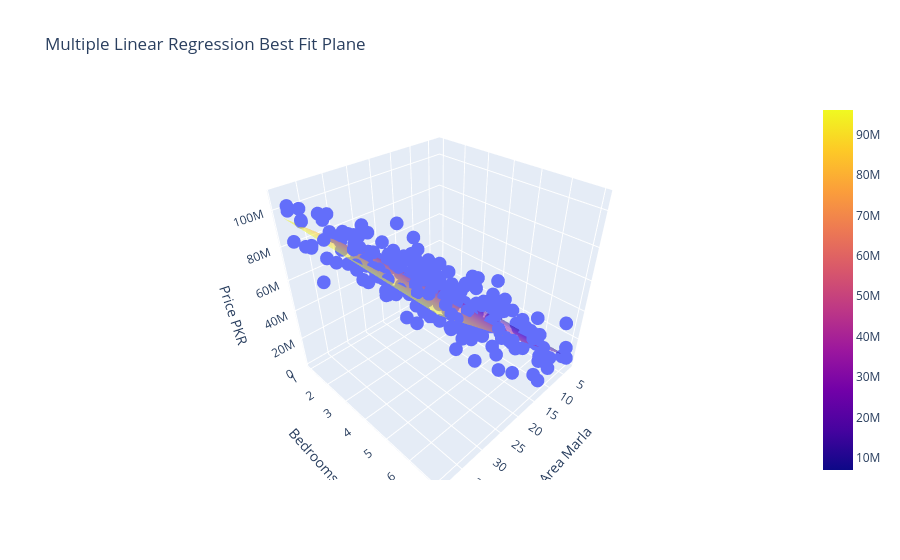

Write notebook code for a chart like this one.
### Code cell
import numpy as np
import plotly.graph_objects as go
from sklearn.linear_model import LinearRegression


# features select
X = df[['Area_Marla','Bedrooms']]
y = df['Price_PKR']


# model train
model = LinearRegression()
model.fit(X,y)


# data points
x1 = df['Area_Marla']
x2 = df['Bedrooms']


# create plane
x1_range = np.linspace(x1.min(), x1.max(), 20)
x2_range = np.linspace(x2.min(), x2.max(), 20)

x1_grid, x2_grid = np.meshgrid(x1_range,x2_range)


# prediction on plane
y_pred = model.predict(
    np.c_[x1_grid.ravel(), x2_grid.ravel()]
)

y_pred = y_pred.reshape(x1_grid.shape)


# plot
fig = go.Figure()


# actual houses
fig.add_trace(
    go.Scatter3d(
        x=x1,
        y=x2,
        z=y,
        mode='markers',
        name='Actual Prices'
    )
)


# regression plane
fig.add_trace(
    go.Surface(
        x=x1_grid,
        y=x2_grid,
        z=y_pred,
        opacity=0.5,
        name='Best Fit Plane'
    )
)


fig.update_layout(
    title="Multiple Linear Regression Best Fit Plane",
    scene=dict(
        xaxis_title="Area Marla",
        yaxis_title="Bedrooms",
        zaxis_title="Price PKR"
    )
)


fig.show()

### Figure 1 — Plotly figure (JSON) as saved in the notebook; plotly's stock layout.template omitted (floating-point values rounded to 4 significant figures; data arrays with more than 128 entries replaced by an {"elided": "..."} marker saying what was removed)
{"data": [{"mode": "markers", "name": "Actual Prices", "type": "scatter3d", "x": {"elided": "250 int values"}, "y": {"elided": "250 int values"}, "z": {"elided": "250 float values"}}, {"name": "Best Fit Plane", "opacity": 0.5, "type": "surface", "x": {"elided": "20x20 float values"}, "y": {"elided": "20x20 float values"}, "z": {"elided": "20x20 float values"}}], "layout": {"scene": {"xaxis": {"title": {"text": "Area Marla"}}, "yaxis": {"title": {"text": "Bedrooms"}}, "zaxis": {"title": {"text": "Price PKR"}}}, "title": {"text": "Multiple Linear Regression Best Fit Plane"}}}
